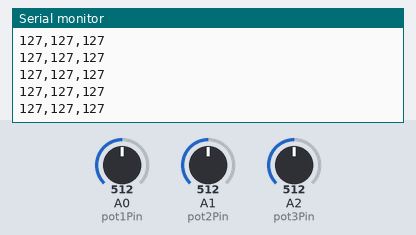
Bench run of a sketch on a simulated Arduino Uno, built with avr-gcc and run on an emulated ATmega328P. Shown: the last lines printed to the serial monitor. Inputs (shaded band) come from the test bench; at power-on: A2 (pot3Pin) = 512, A0 (pot1Pin) = 512, A1 (pot2Pin) = 512.

Above: at 10.2 s.
10.3 s: A2 (pot3Pin) set to 45
At 10.36 s:
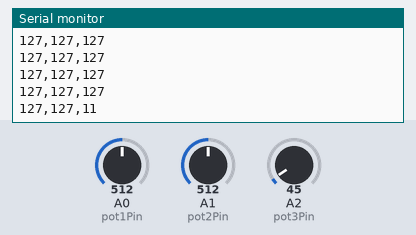
13.3 s: A2 (pot3Pin) set to 38
At 13.31 s:
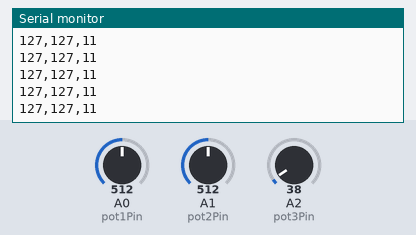
Timing chart, 0 to 15.8 s (numbered marks = the images above; inputs shaded):
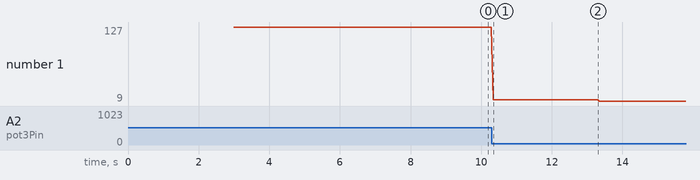

Measured:
- after the input at 10.3 s, the serial monitor: prints a new line at once (image 1)
- plotted number 1: 127 → 11 after the input at 10.3 s, 11 → 9 after the input at 13.3 s

The sketch:

serial-three-pot-read.ino
```cpp
// (licence header left out)
#define pot1Pin A0 // define pot1Pin as Pin A0
#define pot2Pin A1 // define pot2Pin as Pin A1
#define pot3Pin A2 // define pot3Pin as Pin A2

void setup() {
  delay(3000); // 3s startup delay
  Serial.begin(9600); // start serial communication at 9,600 baud
}

void loop() {
  int pot1Value = map(analogRead(pot1Pin), 0, 1023, 0, 255); // read mapped value from potentiometer 1
  int pot2Value = map(analogRead(pot2Pin), 0, 1023, 0, 255); // read mapped value from potentiometer 2
  int pot3Value = map(analogRead(pot3Pin), 0, 1023, 0, 255); // read mapped value from potentiometer 3
  // combine values and send to serial port
  Serial.print(pot1Value);
  Serial.print(",");
  Serial.print(pot2Value);
  Serial.print(",");
  Serial.println(pot3Value);
  delay(50); // 50ms delay to reduce serial traffic
}
```
